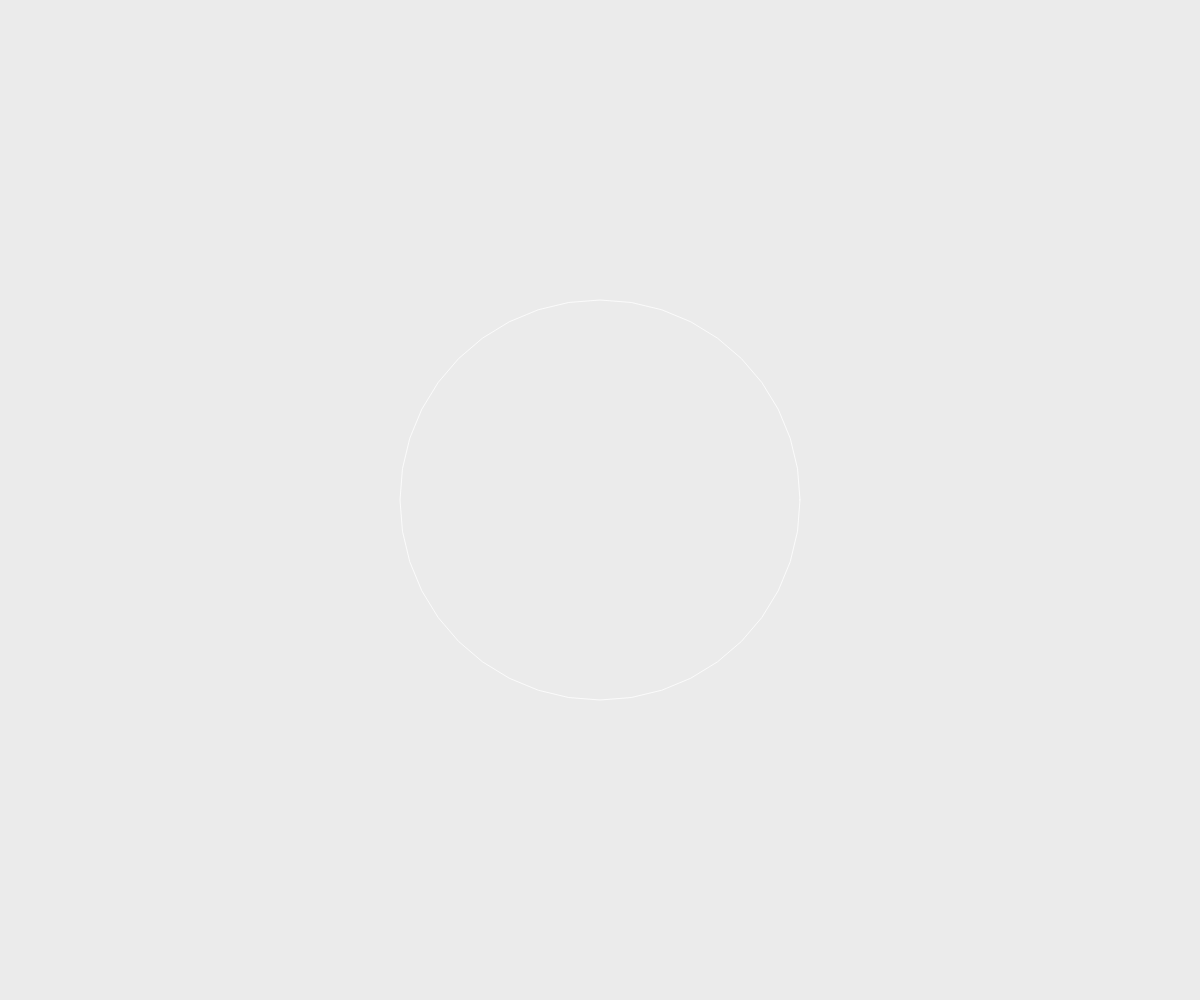
Frame 1 (no input)
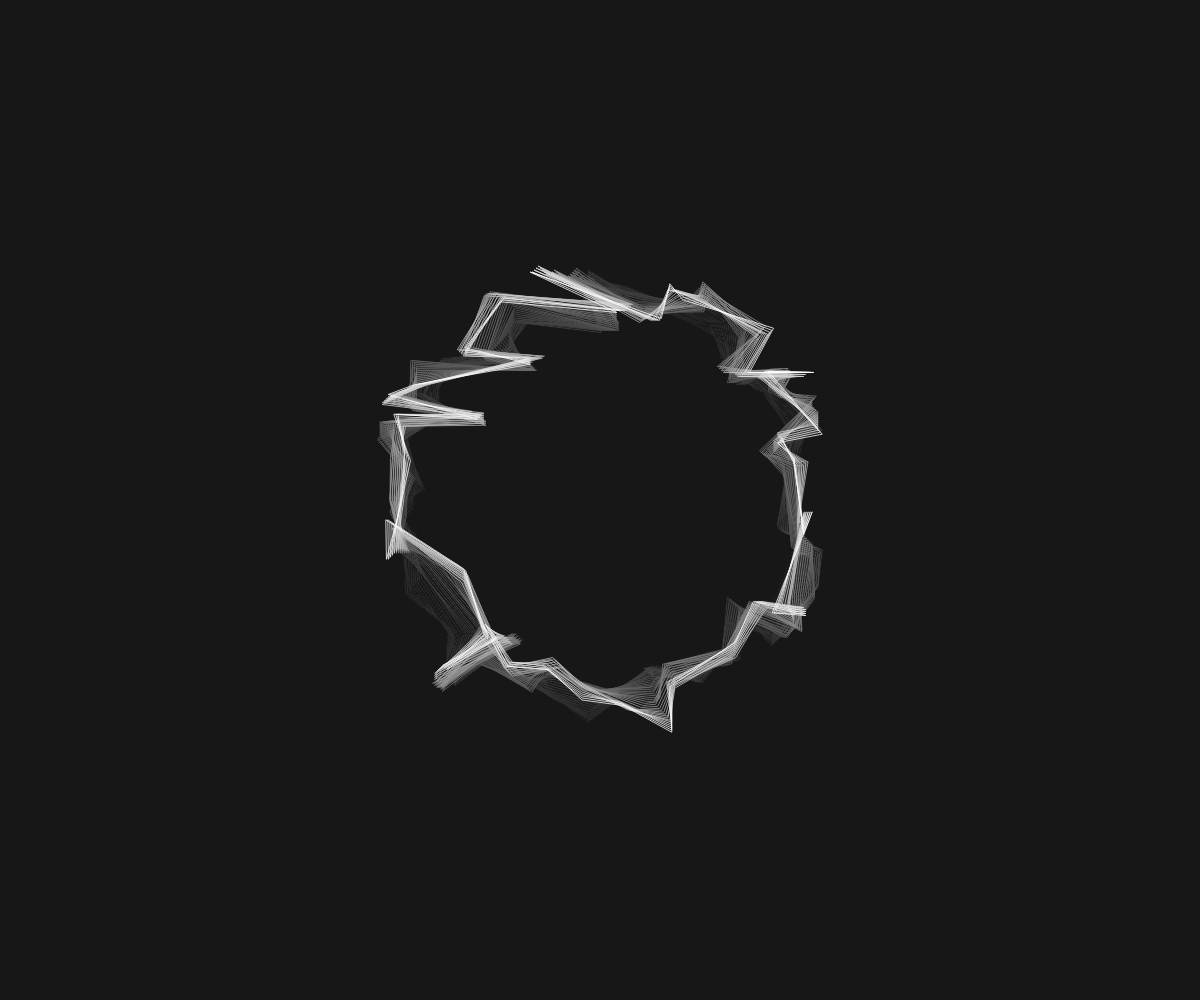
Frame 60 (no input)
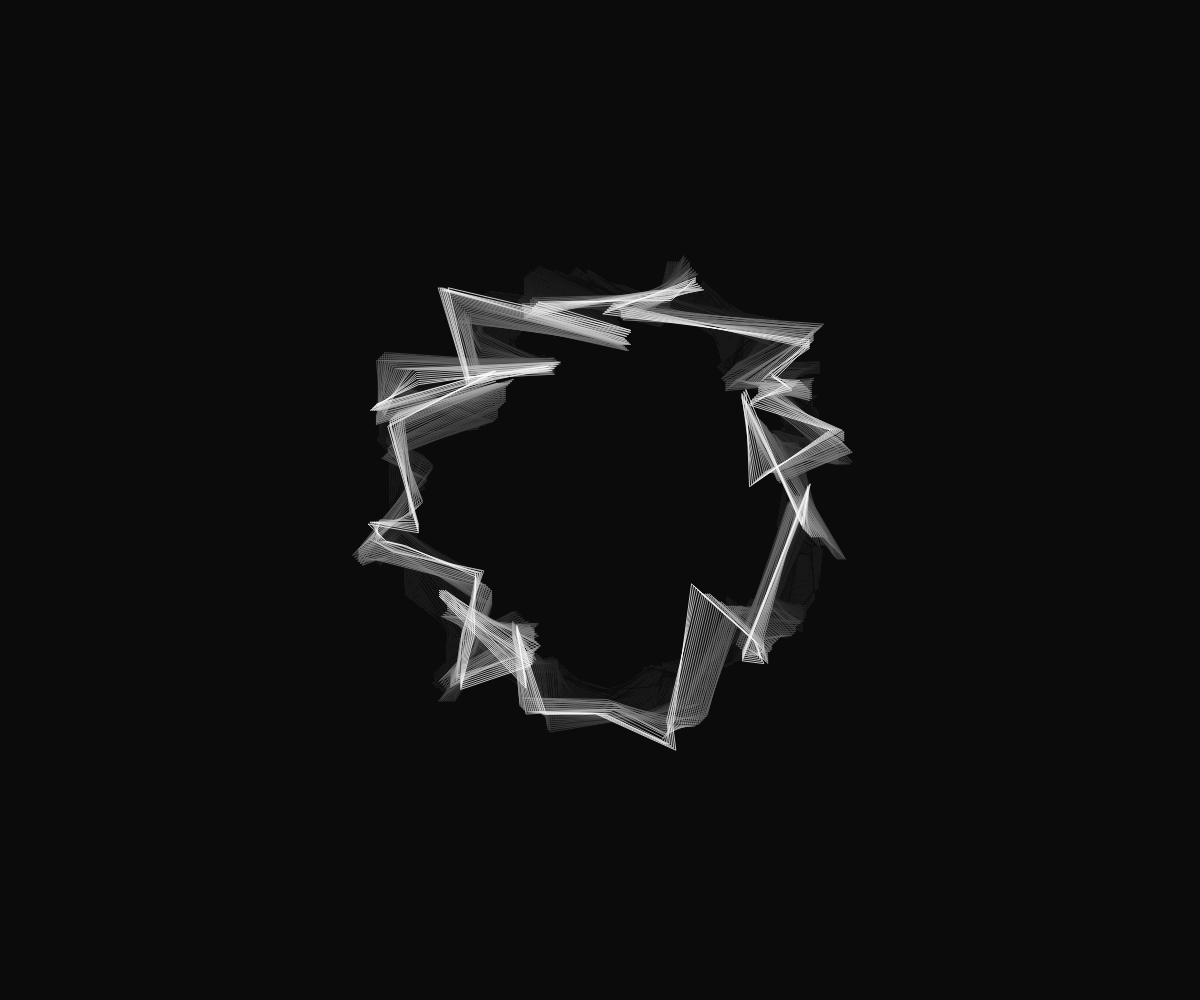
Frame 120 (the mouse pressed at the canvas centre since frame 60)

The p5.js sketch that drew these frames (run headless with seeded random() and noise() and a simulated clock; from frame 60 on, the mouse is pressed at the canvas centre):

// p5.js sketch
// ── sketch.js

const maxpoints = 40;
let points = [];
let points_moveto = [];

let speed = 2;
let size = 200;
let random_r_min = 10;
let random_r_max = 20;


function setup() {
  createCanvas(windowWidth, windowHeight);
  for (var i = 0; i < maxpoints; i++) {
    var angle = map(i, 0, maxpoints, 0, 2 * PI);
    var x = (width / 2) + cos(angle) * size;
    var y = (height / 2) + sin(angle) * size;
    points.push(createVector(x, y));
    points_moveto.push(randomVectorinRange(x, y, random_r_min, random_r_max));

  }
  rectMode(CENTER);
  background(0, 10);
  frameRate(100);
}

function draw() {
  background(0, 10);
  stroke(255, 199);
  noFill();
  //fill(255, 200);
  beginShape();
  for (var i = 0; i < points.length; i++) {
    vertex(points[i].x, points[i].y);
    // move points into the direction of target
    if (points[i].x < points_moveto[i].x) points[i].x += speed;
    if (points[i].x > points_moveto[i].x) points[i].x -= speed;
    if (points[i].y < points_moveto[i].y) points[i].y += speed;
    if (points[i].y > points_moveto[i].y) points[i].y -= speed;
    // are we close enough to the target?
    if (dist(points[i].x, points[i].y, points_moveto[i].x, points_moveto[i].y) <= (speed * 2.0)) {
      // create a new random target!
      points_moveto[i] = randomVectorinRange(points[i].x, points[i].y, random_r_min, random_r_max);
    }
  }
  endShape(CLOSE);
}

function randomVectorinRange(x, y, minr, maxr) {
  // create a random new point in a radius (minr,maxr) around a given point (x,y)
  let random_angle = random(PI * 2);
  let random_radius = random(minr, maxr);
  return createVector(x + (cos((random_angle)) * random_radius), y + (sin((random_angle)) * random_radius));
}

function windowResized() {
  // change canvas size on reize! 
  resizeCanvas(windowWidth, windowHeight);
}
